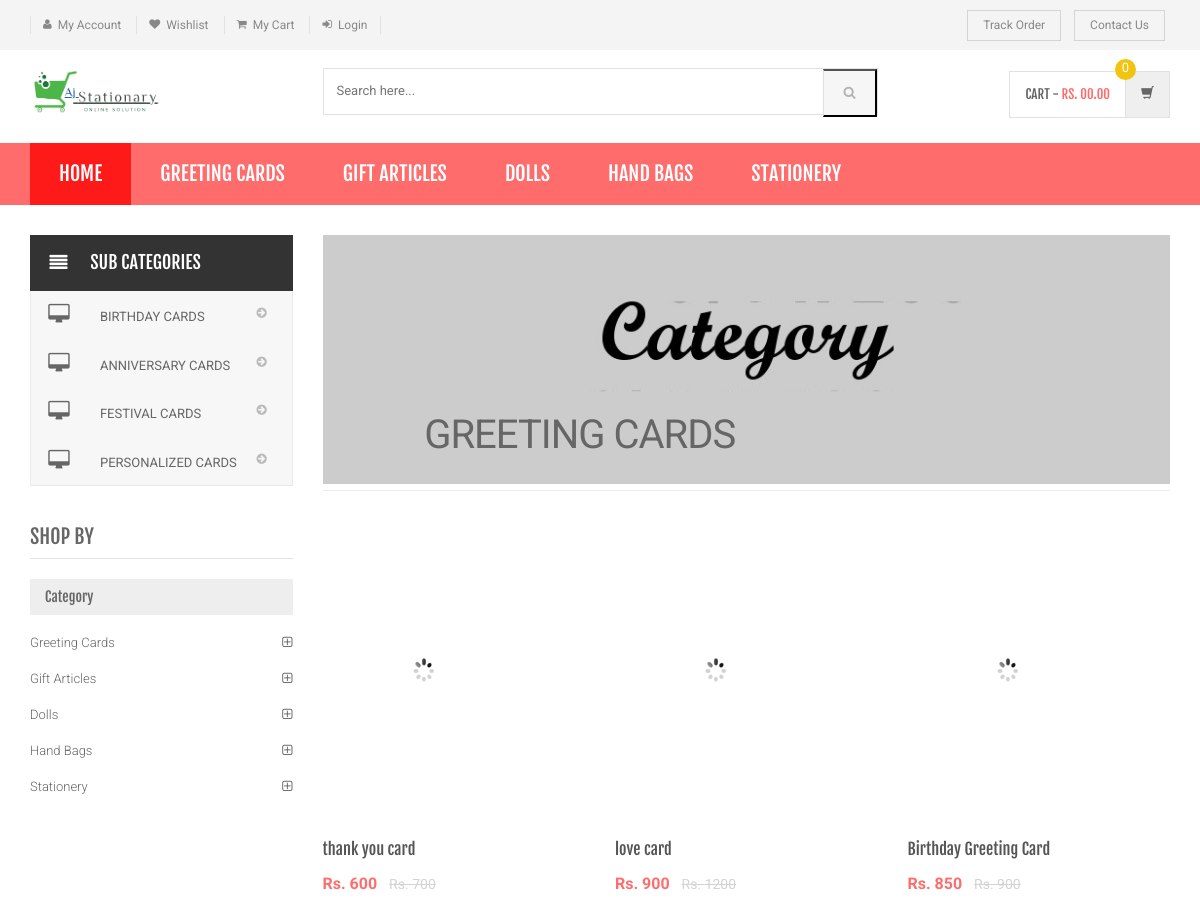
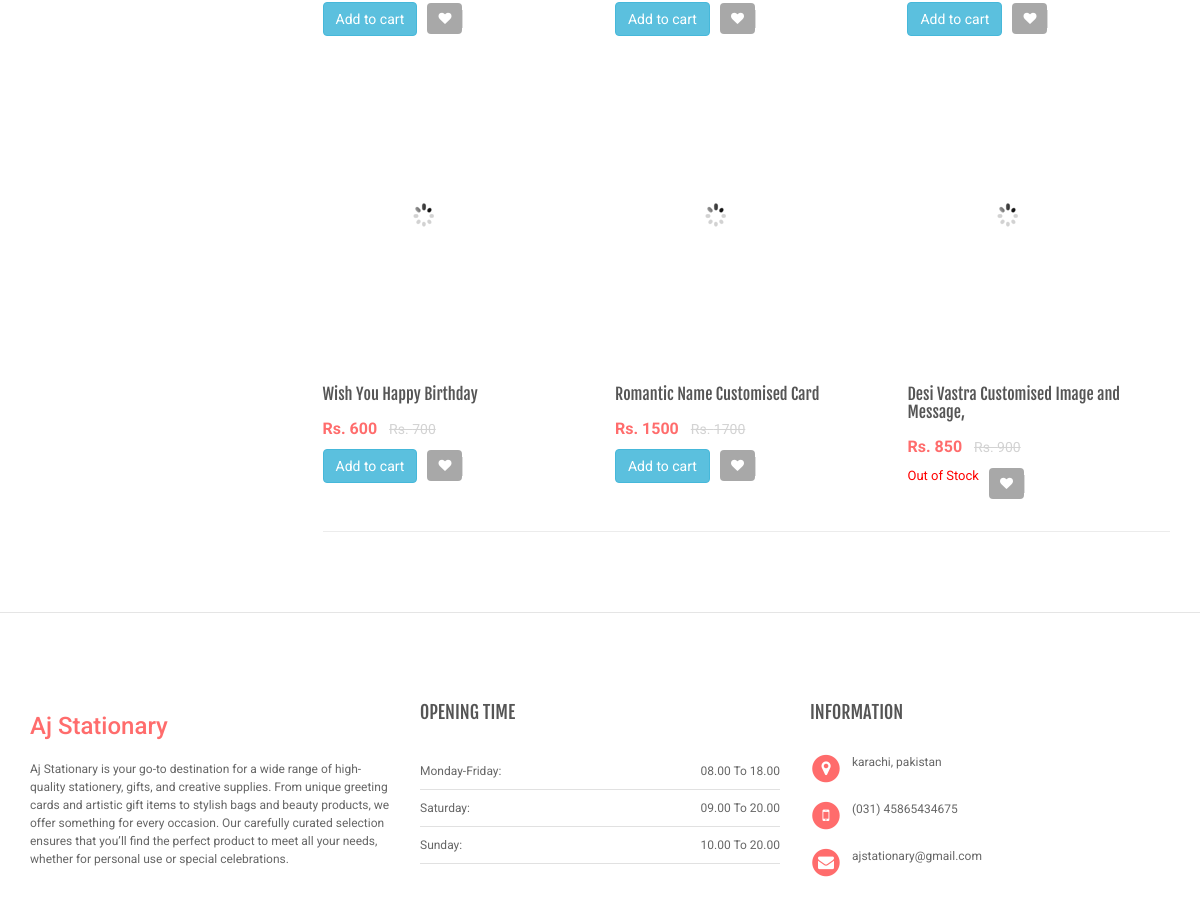
/shopping/category.php?cid=3, run on the app's committed database (2 pictures, top to bottom).
### tables this page shows
CREATE TABLE `category` (
  `id` int(11) NOT NULL,
  `categoryName` varchar(255) DEFAULT NULL,
  `categoryDescription` longtext DEFAULT NULL,
  `creationDate` timestamp NOT NULL DEFAULT current_timestamp(),
  `updationDate` varchar(255) DEFAULT NULL
);

CREATE TABLE `subcategory` (
  `id` int(11) NOT NULL,
  `categoryid` int(11) DEFAULT NULL,
  `subcategory` varchar(255) DEFAULT NULL,
  `creationDate` timestamp NULL DEFAULT current_timestamp(),
  `updationDate` varchar(255) DEFAULT NULL
);

CREATE TABLE `products` (
  `id` int(11) NOT NULL,
  `category` int(11) NOT NULL,
  `subCategory` int(11) DEFAULT NULL,
  `productName` varchar(255) DEFAULT NULL,
  `productCompany` varchar(255) DEFAULT NULL,
  `productPrice` int(11) DEFAULT NULL,
  `productPriceBeforeDiscount` int(11) DEFAULT NULL,
  `productDescription` longtext DEFAULT NULL,
  `productImage1` varchar(255) DEFAULT NULL,
  `productImage2` varchar(255) DEFAULT NULL,
  `productImage3` varchar(255) DEFAULT NULL,
  `shippingCharge` int(11) DEFAULT NULL,
  `productAvailability` varchar(255) DEFAULT NULL,
  `postingDate` timestamp NULL DEFAULT current_timestamp(),
  `updationDate` varchar(255) DEFAULT NULL
);

### shopping/category.php (the view, shortened to what this page needs)
<?php
include('includes/config.php');
$cid=intval($_GET['cid']);
?>
<!DOCTYPE html>
<html lang="en">
	<head>
	    <link rel="stylesheet" href="assets/css/bootstrap.min.css">
	    <link rel="stylesheet" href="assets/css/main.css">
	    <link rel="stylesheet" href="assets/css/red.css">
	    <link rel="stylesheet" href="assets/css/owl.carousel.css">
		<link rel="stylesheet" href="assets/css/owl.transitions.css">
		<link href="assets/css/lightbox.css" rel="stylesheet">
		<link rel="stylesheet" href="assets/css/animate.min.css">
		<link rel="stylesheet" href="assets/css/rateit.css">
		<link rel="stylesheet" href="assets/css/bootstrap-select.min.css">
		<link rel="stylesheet" href="assets/css/config.css">
		<link href="assets/css/green.css" rel="alternate stylesheet" title="Green color">
		<link href="assets/css/blue.css" rel="alternate stylesheet" title="Blue color">
		<link href="assets/css/red.css" rel="alternate stylesheet" title="Red color">
		<link href="assets/css/orange.css" rel="alternate stylesheet" title="Orange color">
		<link href="assets/css/dark-green.css" rel="alternate stylesheet" title="Darkgreen color">
		<link rel="stylesheet" href="assets/css/font-awesome.min.css">
	</head>
    <body class="cnt-home">
<header class="header-style-1">
<?php include('includes/top-header.php');?>
<?php include('includes/main-header.php');?>
<?php include('includes/menu-bar.php');?>
</header>
<div class="body-content outer-top-xs">
	<div class='container'>
		<div class='row outer-bottom-sm'>
			<div class='col-md-3 sidebar'>
<div class="side-menu animate-dropdown outer-bottom-xs">
<div class="side-menu animate-dropdown outer-bottom-xs">
    <div class="head"><i class="icon fa fa-align-justify fa-fw"></i>Sub Categories</div>
    <nav class="yamm megamenu-horizontal" role="navigation">
        <ul class="nav">
            <li class="dropdown menu-item">
              <?php $sql=mysqli_query($con,"select id,subcategory  from subcategory where categoryid='$cid'");
while($row=mysqli_fetch_array($sql))
{
    ?>
                <a href="sub-category.php?scid=<?php echo $row['id'];?>" class="dropdown-toggle"><i class="icon fa fa-desktop fa-fw"></i>
                <?php echo $row['subcategory'];?></a>
                <?php }?>
</li>
</ul>
    </nav>
</div>
</div>
	            <div class="sidebar-module-container">
	            	<h3 class="section-title">shop by</h3>
	            	<div class="sidebar-filter">
<div class="sidebar-widget wow fadeInUp outer-bottom-xs ">
	<div class="widget-header m-t-20">
		<h4 class="widget-title">Category</h4>
	</div>
	<div class="sidebar-widget-body m-t-10">
	         <?php $sql=mysqli_query($con,"select id,categoryName  from category");
while($row=mysqli_fetch_array($sql))
{
    ?>
		<div class="accordion">
	    	<div class="accordion-group">
	            <div class="accordion-heading">
	                <a href="category.php?cid=<?php echo $row['id'];?>"  class="accordion-toggle collapsed">
	                   <?php echo $row['categoryName'];?>
	                </a>
	            </div>
	        </div>
	    </div>
	    <?php } ?>
	</div>
</div>
	            	</div>
	            </div>
            </div>
			<div class='col-md-9'>
	<div id="category" class="category-carousel hidden-xs">
		<div class="item">
			<div class="image">
				<img src="assets/images/banners/cat-banner-1.jpg" alt="" class="img-responsive">
			</div>
			<div class="container-fluid">
				<div class="caption vertical-top text-left">
					<div class="big-text">
						<br />
					</div>
					       <?php $sql=mysqli_query($con,"select categoryName  from category where id='$cid'");
while($row=mysqli_fetch_array($sql))
{
    ?>
					<div class="excerpt hidden-sm hidden-md">
						<?php echo htmlentities($row['categoryName']);?>
					</div>
			<?php } ?>
				</div>
			</div>
		</div>
</div>
				<div class="search-result-container">
					<div id="myTabContent" class="tab-content">
						<div class="tab-pane active " id="grid-container">
							<div class="category-product  inner-top-vs">
								<div class="row">
			<?php
$ret=mysqli_query($con,"select * from products where category='$cid'");
$num=mysqli_num_rows($ret);
if($num>0)
{
while ($row=mysqli_fetch_array($ret))
{?>
		<div class="col-sm-6 col-md-4 wow fadeInUp">
			<div class="products">
	<div class="product">
		<div class="product-image">
			<div class="image">
				<a href="product-details.php?pid=<?php echo htmlentities($row['id']);?>"><img  src="assets/images/blank.gif" data-echo="admin/productimages/<?php echo htmlentities($row['id']);?>/<?php echo htmlentities($row['productImage1']);?>" alt="" width="200" height="300"></a>
			</div>
		</div>
		<div class="product-info text-left">
			<h3 class="name"><a href="product-details.php?pid=<?php echo htmlentities($row['id']);?>"><?php echo htmlentities($row['productName']);?></a></h3>
			<div class="product-price">
				<span class="price">
					Rs. <?php echo htmlentities($row['productPrice']);?>			</span>
										     <span class="price-before-discount">Rs. <?php echo htmlentities($row['productPriceBeforeDiscount']);?></span>
			</div>
		</div>
					<div class="cart clearfix animate-effect">
				<div class="action">
					<ul class="list-unstyled">
						<li class="add-cart-button btn-group">
								<?php if($row['productAvailability']=='In Stock'){?>
							<a href="category.php?page=product&action=add&id=<?php echo $row['id']; ?>">
							<button class="btn btn-info" type="button">Add to cart</button></a>
								<?php } else {?>
							<div class="action" style="color:red">Out of Stock</div>
					<?php } ?>
						</li>
		                <li class="lnk wishlist">
							<a class="add-to-wishlist" href="category.php?pid=<?php echo htmlentities($row['id'])?>&&action=wishlist" title="Wishlist">
								 <i class="icon fa fa-heart"></i>
							</a>
						</li>
					</ul>
				</div>
			</div>
			</div>
			</div>
		</div>
	  <?php } } else {?>
		<div class="col-sm-6 col-md-4 wow fadeInUp"> <h3>No Product Found</h3>
		</div>
<?php } ?>
										</div>
							</div>
						</div>
				</div>
			</div>
		</div></div>
</div>
</div>
<?php include('includes/footer.php');?>
</body>
</html>

### shopping/includes/menu-bar.php (shortened to what this page needs)
<div class="header-nav animate-dropdown">
    <div class="container">
        <div class="yamm navbar navbar-default" role="navigation">
            <div class="nav-bg-class">
                <div class="navbar-collapse collapse" id="mc-horizontal-menu-collapse">
	<div class="nav-outer ">
		<ul class="nav navbar-nav ">
			<li class="active dropdown yamm-fw ">
				<a href="index.php" data-hover="dropdown" class="dropdown-toggle">Home</a>
			</li>
              <?php $sql=mysqli_query($con,"select id,categoryName  from category limit 6");
while($row=mysqli_fetch_array($sql))
{
    ?>
			<li class="dropdown yamm bg-dark">
				<a href="category.php?cid=<?php echo $row['id'];?>"> <?php echo $row['categoryName'];?></a>
			</li>
			<?php } ?>
		</ul>
		<div class="clearfix"></div>
	</div>
</div>
            </div>
        </div>
    </div>
</div>

### data on the page
category: categoryName "GREETING CARDS", categoryName "Greeting Cards"
category: categoryName "GIFT ARTICLES", categoryName "Gift Articles"
category: categoryName "DOLLS", categoryName "Dolls"
category: categoryName "HAND BAGS", categoryName "Hand Bags"
category: categoryName "STATIONERY", categoryName "Stationery"
subcategory: subcategory "BIRTHDAY CARDS"
subcategory: subcategory "ANNIVERSARY CARDS"
subcategory: subcategory "FESTIVAL CARDS"
subcategory: subcategory "PERSONALIZED CARDS"
products: productName "thank you card", productPrice "600", productPriceBeforeDiscount "700"
products: productName "love card", productPrice "900", productPriceBeforeDiscount "1200"
products: productName "Birthday Greeting Card", productPrice "850", productPriceBeforeDiscount "900"
products: productName "Wish You Happy Birthday", productPrice "600", productPriceBeforeDiscount "700"
products: productName "Romantic Name Customised Card", productPrice "1500", productPriceBeforeDiscount "1700"
products: productName "Desi Vastra Customised Image and Message,", productPrice "850", productPriceBeforeDiscount "900", productAvailability "Out of Stock"
